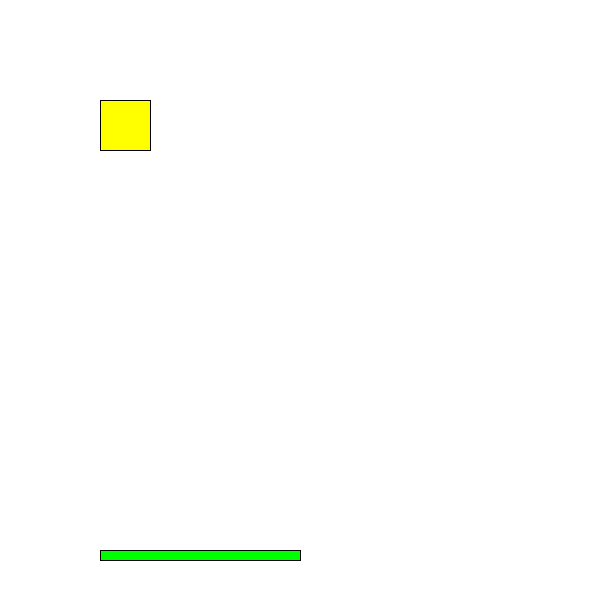
Frame 1 (no input)
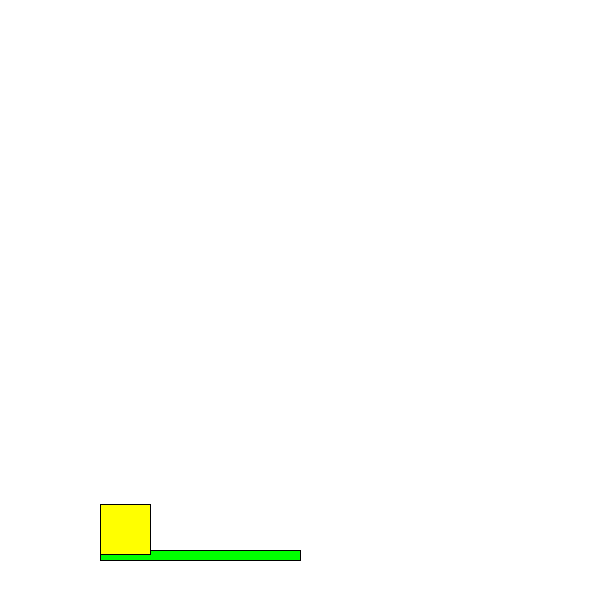
Frame 60 (the mouse pressed at the canvas centre just before this capture)
Frame 120 (the mouse held since frame 60 and released just before this capture): identical to frame 60, image omitted

The Processing sketch that drew these frames (run headless with seeded random() and noise(); from frame 60 on, the mouse is pressed at the canvas centre):

// Processing sketch: Jackson_Game
// ── Jackson_Game.pde

ArrayList<Entity> entities = new ArrayList();

public void setup() {
  size(600,600);
  
  entities.add(new Platform(100, 550, 200, 10, color(0,255,0)));
  entities.add(new Player(100,100, color(255,255,0)));
}

public void draw() {
  background(255);
  for(Entity e: entities) {
    e.update();
  }
}

// ── BoundingBox.pde

public class BoundingBox {
  
  private float x, y, w, h;
  
  public BoundingBox(float x, float y, float w, float h) {
    this.x = x;
    this.y = y;
    this.w = w;
    this.h = h;
  }
  
  public boolean intersects(BoundingBox b) {    
    return (x + w >= b.getX()) && (x <= b.getX() + b.getW()) && (y + h >= b.getY()) && (y <= b.getY() + b.getH());
  }
  
  public void setX(float x) {
    this.x = x;
  }
  
  public void setY(float y) {
    this.y = y;
  }
  
  public float getX() {
    return x;
  }
  
  public float getY() {
    return y;
  }
  
  public float getW() {
    return w;
  }
  
  public float getH() {
    return h;
  }
}

// ── Creature.pde

public abstract class Creature extends Entity{
  
  boolean hasGravity = true;
  PVector velocity = new PVector(0,0);
  
  public Creature(float x, float y, float w, float h, color c) {
    super(x, y, w, h, c);
  }
  
  protected void move() {
    
    boolean colliding = false;
    for(Entity e: entities) {
      if(!e.equals(this)) {
        if(bounds.intersects(e.getBounds())) {
          colliding = true;
        }
      }
    }
    if(!colliding) {
      x += velocity.x;
      y += velocity.y;
    }
  }
  
  public void addForce(float xMove, float yMove) {
    velocity.add(new PVector(xMove, yMove));
  }
  
  @Override
  public void update() {
    super.update();
    
    if(velocity.y < 8) {
      addForce(0, 1);
    }
    
    move();
  }
}

// ── Entity.pde

public abstract class Entity {
  
  protected float x, y, w, h;
  protected color c;
  protected BoundingBox bounds;
  
  public Entity(float x, float y, float w, float h, color c) {
    this.x = x;
    this.y = y;
    this.w = w;
    this.h = h;
    this.c = c;
    bounds = new BoundingBox(x, y, w, h);
  }
  
  public void update() {
    fill(c);
    rect(x, y, w, h);
    bounds.setX(x);
    bounds.setY(y);
  }
  
  public BoundingBox getBounds() {
    return bounds;
  }
}

// ── Platform.pde

public class Platform extends StaticEntity {
  
  public Platform(float x, float y, float w, float h, color c) {
    super(x, y, w, h, c);
  }
}

// ── Player.pde
public class Player extends Creature{
  
  
  public Player(float x, float y, color c) {
    super(x, y, 50, 50, c);
  }
  
  @Override
  public void update() {
    super.update();
    
    if(keyPressed) {
      switch(key) {
        case 'w':
          addForce(0, -1);
          break;
        case 's':
          addForce(0,1);
          break;
        case 'a':
          addForce(-1,0);
          break;
        case 'd':
          addForce(1,0);
          break;
      }
    }
  }
  
}

// ── StaticEntity.pde

public abstract class StaticEntity extends Entity {
  
  public StaticEntity(float x, float y, float w, float h, color c) {
    super(x, y, w, h, c);
  }
}
